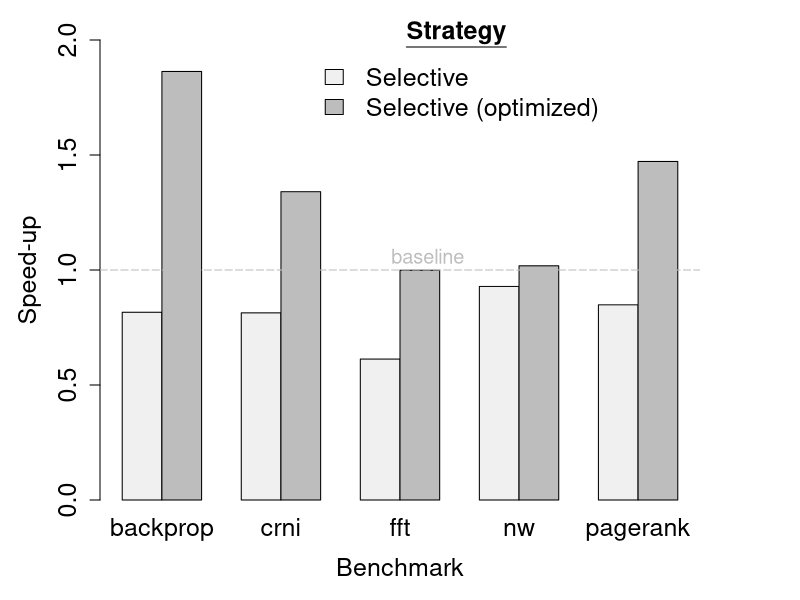

Write the R code that produced this figure.
data <- read.csv("rep5.csv")
time <- data$mean
newdata <- data.frame(backprop=c(time[1]/time[2], time[1]/time[3]),
                      crni=c(time[4]/time[5], time[4]/time[6]),
                      fft=c(time[7]/time[8], time[7]/time[9]),
                      nw=c(time[10]/time[11], time[10]/time[12]),
                      pagerank=c(time[13]/time[14], time[13]/time[15]))

par(mfrow=c(1, 1), mar=c(5, 5, 2, 5))
rownames(newdata) <- c("mc2mc", "mc2mc-selective")
b<-barplot(as.matrix(newdata), 
           beside=T, 
           col=c("#f0f0f0","#bdbdbd"),
           legend = c("Selective", "Selective (optimized)"), 
           args.legend = list(x ='topright', bty="n", cex=1.5, horiz=F, inset=c(0.15, -0.05), title=expression(bold(underline("Strategy"))), title.col="black"),
           xlab = "Benchmark",
           ylab = "Speed-up",
           ylim= c(0, 2.0),
           axes = T,
           cex.names = 1.5,
           cex.axis = 1.5,
           cex.lab=1.5
           )
abline(a = 1, b= 0, col="gray", lty=5)
text(8.7, 1.06, "baseline", col="gray", cex=1.2)
